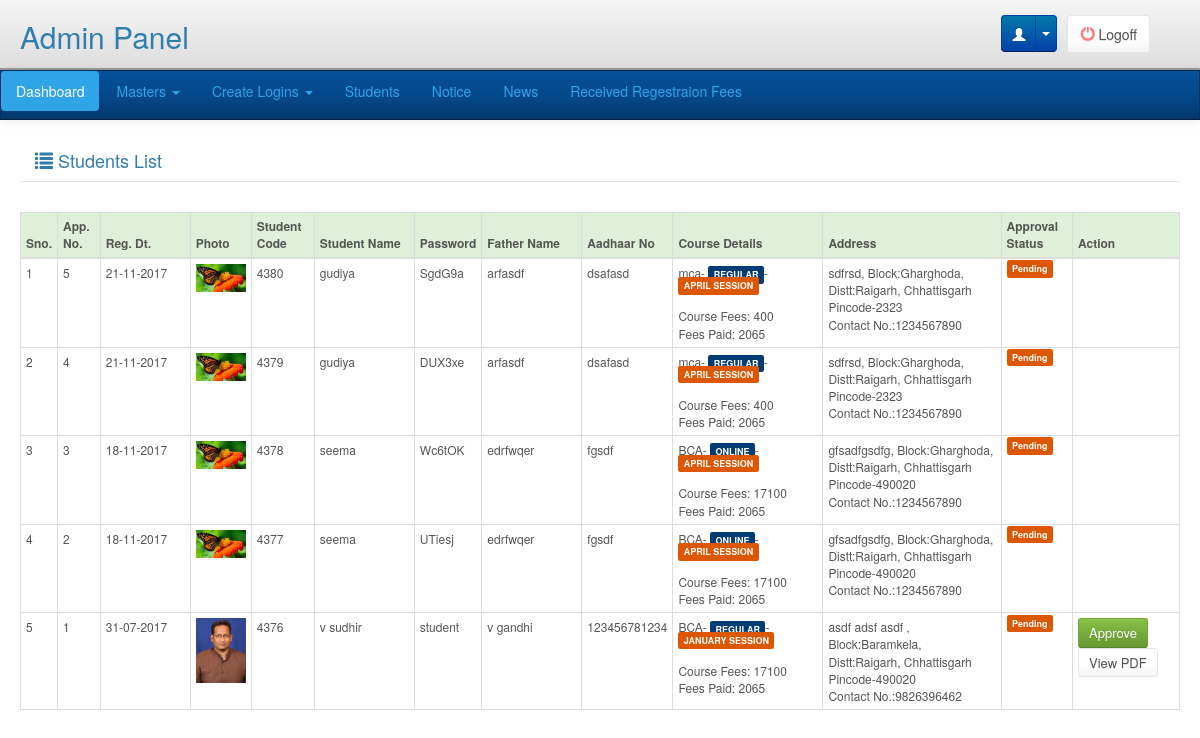
The page /adminpanel/students/index.php (signed in) on the database as committed earlier.
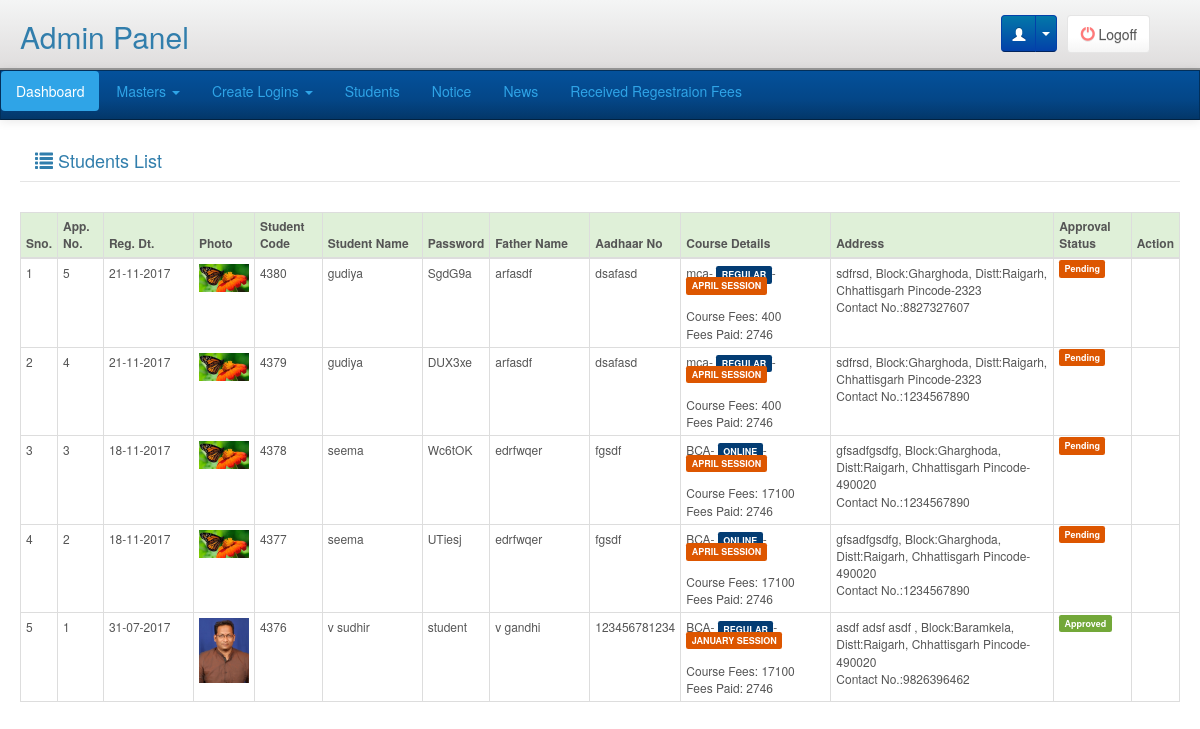
The same page on the database as committed later.
### tables this page shows
CREATE TABLE `student_master` (
  `Student_Id` int(11) NOT NULL,
  `Reg_Date` date NOT NULL,
  `Application_No` int(11) NOT NULL,
  `Student_Code` int(11) NOT NULL,
  `Password` varchar(50) NOT NULL,
  `Student_Name` varchar(75) NOT NULL,
  `DOB` date NOT NULL,
  `Gender` tinyint(4) NOT NULL,
  `Father_Name` varchar(75) NOT NULL,
  `Mother_Name` varchar(75) NOT NULL,
  `Religion` varchar(10) NOT NULL,
  `Caste` varchar(10) NOT NULL,
  `Phisical_Status` tinyint(4) NOT NULL,
  `Aadhaar_No` varchar(15) NOT NULL,
  `Education` varchar(15) NOT NULL,
  `Course_Id` smallint(6) NOT NULL,
  `Mode` varchar(15) NOT NULL,
  `Session` varchar(15) NOT NULL,
  `About_Fee_Deposite` text NOT NULL,
  `Block_Id` int(11) NOT NULL,
  `Address` varchar(300) NOT NULL,
  `Pincode` varchar(15) NOT NULL,
  `Contact_No` varchar(15) NOT NULL,
  `Email` varchar(50) NOT NULL,
  `Bank_Name` varchar(75) NOT NULL,
  `Acc_holder_name` varchar(100) NOT NULL,
  `Account_No` varchar(30) NOT NULL,
  `Bank_Address` varchar(300) NOT NULL,
  `IFSC_Code` varchar(20) NOT NULL,
  `Photo` varchar(75) NOT NULL,
  `Signature` varchar(75) NOT NULL,
  `Gaurdian_Signature` varchar(75) NOT NULL,
  `CM_Id` smallint(6) NOT NULL,
  `Reference` varchar(75) NOT NULL,
  `Registration_No` int(11) NOT NULL,
  `Entry_No` int(11) NOT NULL,
  `Approval_Status` tinyint(4) NOT NULL,
  `Status` tinyint(4) NOT NULL,
  `Payment_Status` int(11) NOT NULL COMMENT '//1 for paid '
);

CREATE TABLE `course_master` (
  `Course_Id` smallint(6) NOT NULL,
  `Course_Name` varchar(50) NOT NULL,
  `Application_Fee` int(11) NOT NULL,
  `Learning_Fee` int(11) NOT NULL,
  `Registration_Fee` int(11) NOT NULL,
  `Exam_Fee` int(11) NOT NULL
);

CREATE TABLE `block_master` (
  `Block_Id` int(11) NOT NULL,
  `Block_Name` varchar(50) NOT NULL,
  `District_Id` smallint(6) NOT NULL
);

CREATE TABLE `district_master` (
  `District_Id` smallint(6) NOT NULL,
  `State_Id` tinyint(4) NOT NULL,
  `District_Name` varchar(100) NOT NULL
);

CREATE TABLE `state_master` (
  `State_Id` tinyint(4) NOT NULL,
  `State_Name` varchar(100) NOT NULL
);

### libraries/classes/DBConn.php (called while the page is built, shortened)
<?php
class DBConn  extends Conn {
	 function ExecuteQuery($userQuery)
	{
		$result= mysql_query($userQuery);
                $num_fields = mysql_num_fields($result);
				$obj = array();
				$x=1;
				while($row=mysql_fetch_array($result)){
				  for($j=0;$j<$num_fields;$j++){
					 $name = mysql_field_name($result, $j);
					 $obj[$x][$name]=$row[$name];
					}
					$x++;
					}
     return $obj;
	}
}
?>

### adminpanel/students/index.php (the view, shortened to what the changed rows need)
<?php
require_once(PATH_LIBRARIES.'/classes/DBConn.php');
include(PATH_ADMIN_INCLUDE.'/header.php');
$db = new DBConn();
$getstudent=$db->ExecuteQuery("SELECT Student_Id, DATE_FORMAT(Reg_Date,'%d-%m-%Y') AS Reg_Date, Application_No, Student_Code, Student_Name, Password,  Father_Name, Aadhaar_No, Course_Name, Mode, Session, CASE WHEN Mode='regular' THEN (Learning_Fee + Registration_Fee + Exam_Fee+Application_Fee) WHEN Mode='online' THEN (Learning_Fee + Registration_Fee + Exam_Fee+Application_Fee) WHEN Mode='private' THEN Exam_Fee+Application_Fee END AS Total_Fees, (SELECT SUM(Paid_Amt) FROM fees_payment WHERE Student_Id IN(SELECT Student_Id FROM student_master)) AS Paid_Amt, Address, Block_Name, District_Name, State_Name, Pincode, Contact_No, Email, Bank_Name, Account_No, Bank_Address, IFSC_Code, Photo, Signature, Gaurdian_Signature, CASE WHEN Approval_Status=0 THEN 'Pending' WHEN Approval_Status=1 THEN 'Approved' WHEN Approval_Status=2 THEN 'Cancelled' END Approval_Status
FROM student_master st
LEFT JOIN course_master c ON st.Course_Id = c.Course_Id
LEFT JOIN block_master b ON st.Block_Id = b.Block_Id
LEFT JOIN district_master d ON b.District_Id = d.District_Id
LEFT JOIN state_master s ON d.State_Id = s.State_Id
ORDER BY Student_Id DESC");
$get_list=$db->ExecuteQuery("select sent_reg_fees_details.Student_Id from sent_reg_fees_details left join sent_reg_fees on sent_reg_fees_details.Sent_Id=sent_reg_fees.Sent_Id where sent_reg_fees.Appr_Status=1");
if($get_list)
{
foreach($get_list as $s_id)
{
$studentid= array($s_id['Student_Id']);
}
}
?>
<div class="main">
    <div class="table-responsive" style="overflow: auto;">
            	<table class="table table-hover table-bordered table-condensed" >
                  <thead>
                    <tr class="success">
                      <th>Sno.</th>
                      <th>App. No.</th>
                      <th width="90">Reg. Dt.</th>
                      <th>Photo</th>
                      <th>Student Code</th>
                      <th width="100">Student Name</th>
                      <th>Password</th>
                      <th width="100">Father Name</th>
                      <th>Aadhaar No</th>
                      <th width="150">Course Details</th>
                      <th>Address</th>
                      <th>Approval Status</th>
                      <th>Action</th>
                    </tr>
                  </thead>
                  <tbody>
                    <?php
                        $i=1;
                        foreach($getstudent as $getstudentVal)
                        {
                        if(!empty($studentid))
                        {
                        if(in_array($getstudentVal['Student_Id'],$studentid))
                        {
                          $payment_staus=1;
                        }
                        else
                        {
                          $payment_staus=0;
                        }
                        }
                        else
                        {$payment_staus=0;}
                          ?>
                    <tr>
                      <td><?php echo $i;?></td>
                      <td><?php echo $getstudentVal['Application_No']; ?></td>
                      <td><?php echo $getstudentVal['Reg_Date']; ?></td>
                      <td><img width="50px;" src="<?php echo PATH_DATA_IMAGE ?>/student/thumb/<?php echo $getstudentVal['Photo'];?>" alt="" /></td>
                      <td><?php echo $getstudentVal['Student_Code'];?></td>
                      <td><?php echo $getstudentVal['Student_Name'];?></td>
                      <td><?php echo $getstudentVal['Password'];?></td>
                      <td><?php echo $getstudentVal['Father_Name'];?></td>
                      <td><?php echo $getstudentVal['Aadhaar_No'];?></td>
                      <td><?php echo $getstudentVal['Course_Name'].'- <span class="label label-info">'.strtoupper($getstudentVal['Mode']).'</span>- <span class="label label-warning">'.strtoupper($getstudentVal['Session']).' SESSION</span><br><br>Course Fees: '.$getstudentVal['Total_Fees'].'<br>Fees Paid: '.$getstudentVal['Paid_Amt'];?></td>
                      <td><?php echo $getstudentVal['Address'].', Block:'.$getstudentVal['Block_Name'].', Distt:'.$getstudentVal['District_Name'].', '.$getstudentVal['State_Name'].' Pincode-'.$getstudentVal['Pincode'];?><br />Contact No.:<?php echo $getstudentVal['Contact_No'] ?></td>
                      <td><span class="label <?php echo $getstudentVal['Approval_Status']=='Pending'?'label-warning': ($getstudentVal['Approval_Status']=='Approved'?'label-success':'label-danger');?>"><?php echo $getstudentVal['Approval_Status'];?></span></td>
                      <td>
                        <?php if($getstudentVal['Approval_Status']=='Pending' && $payment_staus=='1'){ ?>
                      <button type="button" id="<?php echo $getstudentVal['Student_Id']; ?>" class="btn btn-xs btn-success status">Approve</button>
                    <a href="view_pdf.php?k=<?php echo $getstudentVal['Student_Id']; ?>"> <button type="button" id="pdf-<?php echo $getstudentVal['Student_Id']; ?>" class="btn btn-xs btn-default status">View PDF</button>
                      <?php } ?>
                      </td>
                    </tr>
                    <?php $i++;} ?>
                  </tbody>
                </table>
            </div>
</div>

Rows that differ between the two databases and show on the page:
changed student_master "SgdG9a": Paid_Amt "2065" → "2746"; Contact_No "1234567890" → "8827327607"
computed for student_master "DUX3xe": Paid_Amt "2065" → "2746"
computed for student_master "Wc6tOK": Paid_Amt "2065" → "2746"
changed student_master "UTiesj": Paid_Amt "2065" → "2746"
changed student_master "v sudhir": Paid_Amt "2065" → "2746"; Approval_Status "Pending" → "Approved"; no longer shows "Approve View PDF"
